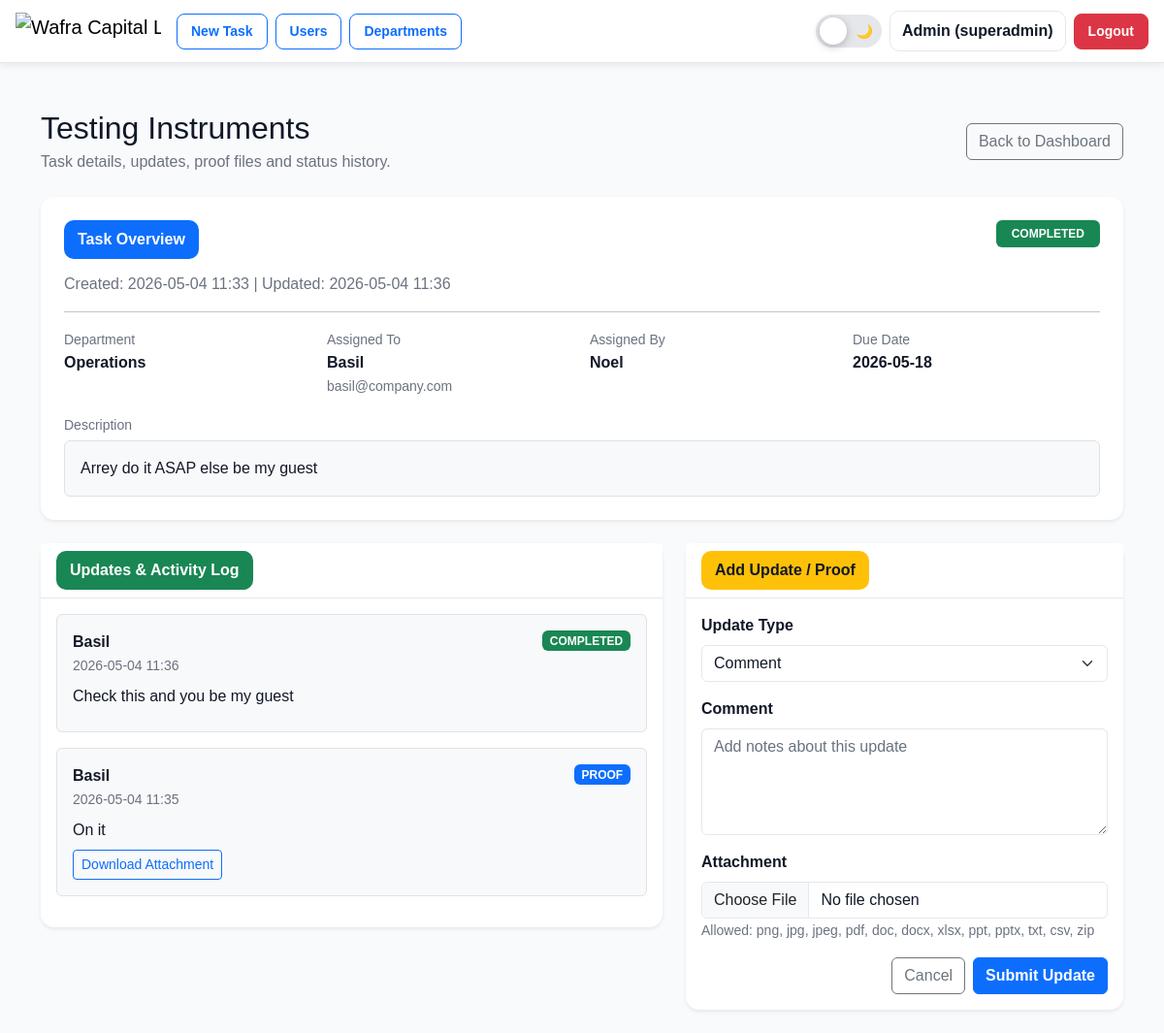
Page /tasks/2 (signed in) on the committed database.
### app.py (models this page shows, shortened)
class User(UserMixin, db.Model):
    id = db.Column(db.Integer, primary_key=True)
    name = db.Column(db.String(120), nullable=False)
    email = db.Column(db.String(255), unique=True, nullable=False, index=True)
    password_hash = db.Column(db.String(255), nullable=False)
    role = db.Column(db.String(20), default="user")  # user, admin, superadmin
    is_active_user = db.Column(db.Boolean, default=True)
    department_id = db.Column(db.Integer, db.ForeignKey("department.id"), nullable=True)
    department = db.relationship("Department", backref="users")

class Task(db.Model):
    id = db.Column(db.Integer, primary_key=True)
    title = db.Column(db.String(200), nullable=False)
    description = db.Column(db.Text, nullable=True)
    department_id = db.Column(db.Integer, db.ForeignKey("department.id"), nullable=False)
    department = db.relationship("Department", backref="tasks")
    assignee_id = db.Column(db.Integer, db.ForeignKey("user.id"), nullable=False)
    assignee = db.relationship("User", foreign_keys=[assignee_id])
    assigner_id = db.Column(db.Integer, db.ForeignKey("user.id"), nullable=False)
    assigner = db.relationship("User", foreign_keys=[assigner_id])
    due_date = db.Column(db.Date, nullable=True)
    status = db.Column(db.String(20), default="OPEN")
    created_at = db.Column(db.DateTime, default=datetime.utcnow)
    updated_at = db.Column(db.DateTime, default=datetime.utcnow, onupdate=datetime.utcnow)

class Department(db.Model):
    id = db.Column(db.Integer, primary_key=True)
    name = db.Column(db.String(120), unique=True, nullable=False)
    is_active = db.Column(db.Boolean, default=True)

class TaskUpdate(db.Model):
    id = db.Column(db.Integer, primary_key=True)
    task_id = db.Column(db.Integer, db.ForeignKey("task.id"), nullable=False)
    task = db.relationship(
        "Task",
        backref=db.backref("updates", order_by="TaskUpdate.created_at.desc()")
    )
    user_id = db.Column(db.Integer, db.ForeignKey("user.id"), nullable=False)
    user = db.relationship("User")
    status = db.Column(db.String(20), default="COMMENT")
    comment = db.Column(db.Text, nullable=True)
    attachment_path = db.Column(db.String(500), nullable=True)
    created_at = db.Column(db.DateTime, default=datetime.utcnow)

### app.py (the view, shortened to what this page needs)
@app.route("/tasks/<int:task_id>")
@login_required
def task_view(task_id):
    task = Task.query.get_or_404(task_id)
    if current_user.role == "superadmin":
        pass
    elif current_user.role == "admin":
        if task.department_id != current_user.department_id:
            abort(403)
    return render_template("task_view.html", task=task)

### app.py (called while the page is built)
@login_manager.user_loader
def load_user(user_id):
    return User.query.get(int(user_id))

### templates/task_view.html (shortened to what this page needs)
{% extends "base.html" %}
{% block content %}
<div class="container mt-4">
  <div class="d-flex justify-content-between align-items-center mb-4">
    <div>
      <h2 class="mb-1">{{ task.title }}</h2>
      <p class="text-muted mb-0">Task details, updates, proof files and status history.</p>
    </div>
    <a href="{{ url_for('index') }}" class="btn btn-outline-secondary">
      Back to Dashboard
    </a>
  </div>
  <div class="card shadow-sm border-0 mb-4">
    <div class="card-body p-4">
      <div class="d-flex justify-content-between align-items-start mb-3">
        <div>
          <div class="section-heading">
            Task Overview
          </div>
          <p class="text-muted mb-0">
            Created: {{ task.created_at.strftime('%Y-%m-%d %H:%M') if task.created_at else '-' }}
            |
            Updated: {{ task.updated_at.strftime('%Y-%m-%d %H:%M') if task.updated_at else '-' }}
          </p>
        </div>
        {% if task.status == "COMPLETED" %}
          <span class="badge bg-success px-3 py-2">COMPLETED</span>
        {% elif task.status == "IN_PROGRESS" %}
          <span class="badge bg-warning text-dark px-3 py-2">IN PROGRESS</span>
        {% elif task.status == "REJECTED" %}
          <span class="badge bg-danger px-3 py-2">REJECTED</span>
        {% else %}
          <span class="badge bg-secondary px-3 py-2">OPEN</span>
        {% endif %}
      </div>
      <hr>
      <div class="row g-3 mb-3">
        <div class="col-md-3">
          <small class="text-muted">Department</small>
          <div class="fw-semibold">{{ task.department.name if task.department else '-' }}</div>
        </div>
        <div class="col-md-3">
          <small class="text-muted">Assigned To</small>
          <div class="fw-semibold">{{ task.assignee.name if task.assignee else '-' }}</div>
          {% if task.assignee and task.assignee.email %}
            <small class="text-muted">{{ task.assignee.email }}</small>
          {% endif %}
        </div>
        <div class="col-md-3">
          <small class="text-muted">Assigned By</small>
          <div class="fw-semibold">{{ task.assigner.name if task.assigner else '-' }}</div>
        </div>
        <div class="col-md-3">
          <small class="text-muted">Due Date</small>
          <div class="fw-semibold">{{ task.due_date or '-' }}</div>
        </div>
      </div>
      <div class="mt-3">
        <small class="text-muted">Description</small>
        <div class="border rounded bg-light p-3 mt-1">
          {{ task.description if task.description else "No description provided." }}
        </div>
      </div>
    </div>
  </div>
  <div class="row g-4">
    <div class="col-lg-7">
      <div class="card shadow-sm border-0">
        <div class="card-header bg-white">
          <div class="section-heading secondary mb-0">
            Updates & Activity Log
          </div>
        </div>
        <div class="card-body">
          {% for up in task.updates %}
            <div class="border rounded p-3 mb-3 bg-light">
              <div class="d-flex justify-content-between align-items-start mb-2">
                <div>
                  <strong>{{ up.user.name if up.user else 'Unknown User' }}</strong>
                  <br>
                  <small class="text-muted">
                    {{ up.created_at.strftime('%Y-%m-%d %H:%M') if up.created_at else '-' }}
                  </small>
                </div>
                {% if up.status == "COMPLETED" %}
                  <span class="badge bg-success">COMPLETED</span>
                {% elif up.status == "PROOF" %}
                  <span class="badge bg-primary">PROOF</span>
                {% elif up.status == "REJECTED" %}
                  <span class="badge bg-danger">REJECTED</span>
                {% else %}
                  <span class="badge bg-info text-dark">COMMENT</span>
                {% endif %}
              </div>
              <p class="mb-2">{{ up.comment if up.comment else "No comment added." }}</p>
              {% if up.attachment_path %}
                <a class="btn btn-sm btn-outline-primary"
                   href="{{ url_for('uploaded_file', filename=up.attachment_path) }}">
                  Download Attachment
                </a>
              {% endif %}
            </div>
          {% else %}
            <div class="text-center text-muted py-4">
              No updates posted yet.
            </div>
          {% endfor %}
        </div>
      </div>
    </div>
    <div class="col-lg-5">
      <div class="card shadow-sm border-0">
        <div class="card-header bg-white">
          <div class="section-heading warning mb-0">
            Add Update / Proof
          </div>
        </div>
        <div class="card-body">
          <form method="post" action="{{ url_for('task_update', task_id=task.id) }}" enctype="multipart/form-data" class="row g-3">
            <div class="col-md-12">
              <label class="form-label fw-semibold">Update Type</label>
              <select class="form-select" name="status">
                <option value="COMMENT">Comment</option>
              </select>
            </div>
            <div class="col-md-12">
              <label class="form-label fw-semibold">Comment</label>
              <textarea class="form-control" name="comment" rows="4" placeholder="Add notes about this update"></textarea>
            </div>
            <div class="col-md-12">
              <label class="form-label fw-semibold">Attachment</label>
              <input type="file" name="attachment" class="form-control">
              <small class="text-muted">
                Allowed: png, jpg, jpeg, pdf, doc, docx, xlsx, ppt, pptx, txt, csv, zip
              </small>
            </div>
            <div class="col-12 d-flex justify-content-end gap-2">
              <a href="{{ url_for('index') }}" class="btn btn-outline-secondary">
                Cancel
              </a>
              <button class="btn btn-primary fw-semibold">
                Submit Update
              </button>
            </div>
          </form>
        </div>
      </div>
    </div>
  </div>
</div>
{% endblock %}

### templates/base.html (shortened to what this page needs)
<!doctype html>
<html lang="en">
<head>
  <link href="https://cdn.jsdelivr.net/npm/bootstrap@5.3.3/dist/css/bootstrap.min.css" rel="stylesheet">
</head>
<body>
<nav class="navbar navbar-expand-lg top-navbar">
  <div class="container-fluid px-3">
    <a class="navbar-brand d-flex align-items-center" href="{{ url_for('index') }}">
      <img
        src="https://wafracapital.ae/testen2/wafracapital/assets/images/logo/logo1-nobg.svg"
        alt="Wafra Capital Logo"
        class="brand-logo"
      >
    </a>
    <div class="collapse navbar-collapse" id="nav">
      {% if current_user.is_authenticated %}
      <ul class="navbar-nav me-auto mb-2 mb-lg-0 align-items-lg-center">
        {% if current_user.role in ["admin", "superadmin"] %}
          <li class="nav-item">
            <a class="btn btn-outline-primary btn-sm nav-button" href="{{ url_for('task_new') }}">
              New Task
            </a>
          </li>
          <li class="nav-item">
            <a class="btn btn-outline-primary btn-sm nav-button" href="{{ url_for('users') }}">
              Users
            </a>
          </li>
        {% endif %}
        {% if current_user.role == "superadmin" %}
          <li class="nav-item">
            <a class="btn btn-outline-primary btn-sm nav-button" href="{{ url_for('departments') }}">
              Departments
            </a>
          </li>
        {% endif %}
      </ul>
      <div class="d-flex align-items-center gap-2">
        <label class="theme-switch" title="Toggle dark mode">
          <span class="theme-slider">
            <span class="theme-icon sun">☀️</span>
            <span class="theme-icon moon">🌙</span>
          </span>
        </label>
        <span class="navbar-text user-badge">
          {{ current_user.name }} ({{ current_user.role }})
        </span>
        <a class="btn btn-danger btn-sm logout-btn" href="{{ url_for('logout') }}">
          Logout
        </a>
      </div>
      {% endif %}
    </div>
  </div>
</nav>
<main class="container py-4">
  {% block content %}{% endblock %}
</main>
</body>
</html>

### templates/base.html (style rules this page uses)
:root { --app-bg: #f8fafc; --app-text: #111827; --card-bg: #ffffff; --border-color: #e5e7eb; --muted-text: #6b7280; --navbar-bg: #ffffff; --input-bg: #ffffff; --input-text: #111827; --table-head-bg: #f8fafc; --table-row-bg: #ffffff; --table-row-alt: #f3f4f6; }
body { min-height: 100vh; background: var(--app-bg); color: var(--app-text); font-family: Arial, sans-serif; }
.top-navbar { background: var(--navbar-bg); border-bottom: 1px solid var(--border-color); box-shadow: 0 2px 8px rgba(15, 23, 42, 0.08); }
.brand-logo { height: 38px; max-width: 150px; object-fit: contain; }
.nav-button { border-radius: 8px; font-weight: 600; padding: 7px 14px; margin-right: 8px; }
.user-badge { font-weight: 700; color: var(--app-text); background: var(--card-bg); padding: 8px 12px; border-radius: 10px; border: 1px solid var(--border-color); }
.logout-btn { font-weight: 700; border-radius: 8px; padding: 7px 14px; }
main.container { max-width: 1200px; background: transparent; }
h1, h2, h3, h4, h5, h6, label, strong, th, td, p { color: var(--app-text); }
.card, .modal-content { background: var(--card-bg); color: var(--app-text); border: 1px solid var(--border-color); border-radius: 14px; }
.card-header { background: var(--card-bg) !important; color: var(--app-text); border-color: var(--border-color); }
.form-control, .form-select { background-color: var(--input-bg); color: var(--input-text); border-color: var(--border-color); }
.form-control::placeholder { color: var(--muted-text); }
.text-muted { color: var(--muted-text) !important; }
.theme-switch { position: relative; width: 68px; height: 34px; display: inline-block; }
.theme-slider { position: absolute; cursor: pointer; inset: 0; background: #e5e7eb; border-radius: 999px; transition: 0.3s; border: 1px solid var(--border-color); }
.theme-slider::before { content: ""; position: absolute; height: 28px; width: 28px; left: 3px; top: 2px; background: #ffffff; border-radius: 50%; transition: 0.3s; box-shadow: 0 2px 8px rgba(0,0,0,.25); z-index: 2; }
.theme-icon { position: absolute; top: 6px; font-size: 14px; z-index: 1; }
.theme-icon.sun { left: 8px; }
.theme-icon.moon { right: 8px; }

### templates/task_view.html (style rules this page uses)
.section-heading { display: inline-flex; align-items: center; gap: 8px; background: #0d6efd; color: #fff; padding: 8px 14px; border-radius: 10px; font-weight: 700; font-size: 16px; margin-bottom: 14px; }
.section-heading.secondary { background: #198754; }
.section-heading.warning { background: #ffc107; color: #111827; }

### rows in the picture
User: name "Admin", role "superadmin"
Task: title "Testing Instruments", created_at "2026-05-04 11:33", updated_at "2026-05-04 11:36", due_date "2026-05-18", description "Arrey do it ASAP else be my guest"
Department: department "Operations"
User: assignee "Basil", assignee.email "basil@company.com"
User: assigner "Noel"
TaskUpdate: user "Basil", created_at "2026-05-04 11:36", status "COMPLETED", comment "Check this and you be my guest"
TaskUpdate: user "Basil", created_at "2026-05-04 11:35", status "PROOF", comment "On it"
